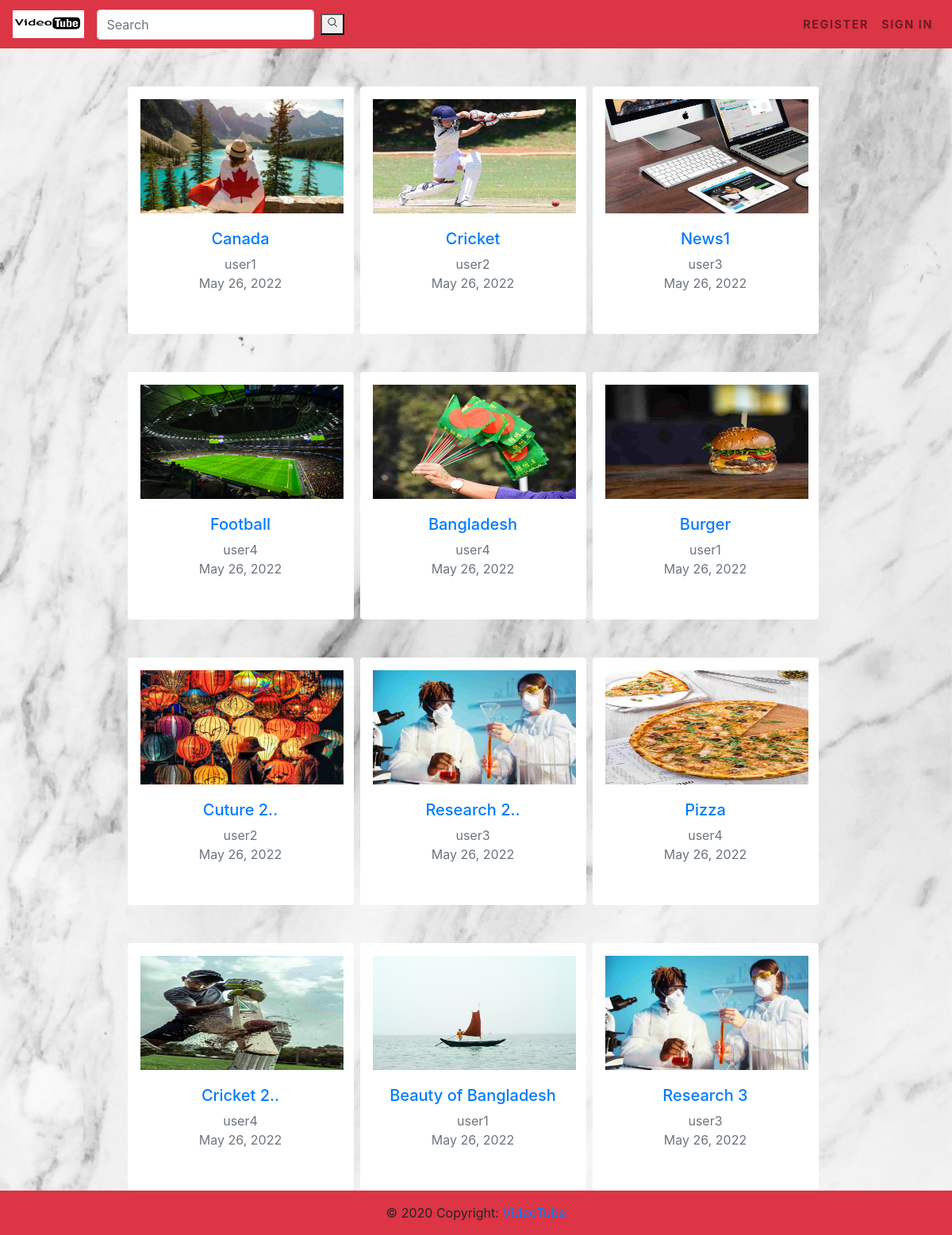
The page / on the database its author committed.
### videos/models.py (models this page shows)
class Video(models.Model):
    uploader = models.ForeignKey(User, on_delete=models.CASCADE)
    title = models.CharField(max_length=100)
    description = models.TextField()
    video_file = models.FileField(upload_to='uploads/video_files', validators = [FileExtensionValidator(allowed_extensions=['mp4'])])
    thumbnail = models.FileField(upload_to='uploads/thumbnails', validators = [FileExtensionValidator(allowed_extensions=['png', 'jpg', 'jpeg'])])
    date_posted = models.DateTimeField(default=timezone.now)
    category = models.ForeignKey('Category', on_delete=models.CASCADE)

### videos/views.py (the view)
# urls.py: path('', video_views.Index.as_view(), name = 'index'),
class Index(ListView):
    model = Video
    template_name = 'videos/index.html'
    order_by = '-date_posted'

### videos/templates/videos/index.html
{% extends 'videos/base.html' %}
{% block content %}
<div class = "cover">
<div class="container">
	<div class="row justify-content-center">
		{% for object in object_list %}
		<div class="card col-md-3 col-sm-12 mr-md-2 mt-5 p-3 border-0">
			<a href="{% url 'video-detail' object.pk %}"><img src="/media/{{ object.thumbnail }}" width="256" height="144"></a>
			<div class="card-body">
				<a class="link-text" href="{% url 'video-detail' object.pk %}"><h5 class="text-center">{{ object.title }}</h5></a>
				<p class="text-muted text-center m-0">{{ object.uploader }}</p>
				<p class="text-muted text-center">{{ object.date_posted | date:"M d, Y" }}</p>
			</div>
		</div>
		{% endfor %}
	</div>
</div>
</div>
{% endblock content %}

### videos/templates/videos/base.html (shortened to what this page needs)
<!DOCTYPE html>
{% load static %}
<html lang="en">
  <head>
    <link rel="stylesheet" href="https://stackpath.bootstrapcdn.com/bootstrap/4.5.0/css/bootstrap.min.css">
    <link href="https://unpkg.com/@videojs/themes@1/dist/sea/index.css" rel="stylesheet">
    <link href="https://vjs.zencdn.net/7.8.3/video-js.css" rel="stylesheet" />
    <link rel="stylesheet" type="text/css" href="{% static 'style.css' %}"/>
  </head>
  <body>
    {% include 'videos/navigation.html' %}
    {% block content %}
    {% endblock content %}
    {% include 'videos/footer.html' %}
  </body>
</html>

### videos/templates/videos/navigation.html (shortened to what this page needs)
<nav class="navbar navbar-expand-lg navbar-light bg-danger">
    <a class="navbar-brand" href="{% url 'index' %}"><img src="media/nav_logo2.jpg"></a>
    <div class="collapse navbar-collapse" id="navbarSupportedContent">
      <form class="form-inline my-2 my-lg-0 d-flex flex-row" method="GET" action="{% url 'video-search' %}">
        <input class="form-control mr-sm-2" type="search" name="q" placeholder="Search" aria-label="Search" value="{{ request.GET.q }}">
        <button class="search-button" type="submit"><ion-icon name="search-outline"></ion-icon></button>
      </form>
      <ul class="navbar-nav">
        {% if user.is_authenticated %}
        <li class="nav-item">
            <a class="nav-link" href="{% url 'video-create' %}">Upload Video</a>
        </li>
        <li class="nav-item">
          <a class="nav-link" href="{% url 'account_logout' %}">Sign Out</a>
        </li>
        <li class="nav-item">
          <a class="nav-link" href="{% url 'profile' user.profile.pk %}"><img src="{{ user.profile.image.url }}" width="35" height="35" class="d-inline-block rounded-circle" alt="Profile"></a>
        </li>
        {% else %}
        <li class="nav-item">
            <a class="nav-link" href="{% url 'account_signup' %}">REGISTER</a>
        </li>
        <li class="nav-item">
            <a class="nav-link" href="{% url 'account_login' %}">SIGN IN</a>
        </li>
        {% endif %}
      </ul>
    </div>
  </nav>

### videos/templates/videos/footer.html
<footer class="page-footer font-small footer-light bg-danger">
    <div class="footer-copyright text-center py-3">&copy; 2020 Copyright:
        <a href="http://localhost:8000" color="white">VideoTube</a>
    </div>
</footer>

### static/style.css (style rules this page uses)
.navbar { font-weight: 700; font-size:.9rem; letter-spacing :.1rem; }
.navbar-brand img { height:2.2rem; width:5.6rem; }
.cover { background: url('/media/bg.jpg'); background-position: center; background-size: cover; background-attachment: fixed; }

### rows shown on the page
Video: thumbnail (picture), title "Canada", uploader "user1", date_posted "May 26, 2022"
Video: thumbnail (picture), title "Cricket", uploader "user2", date_posted "May 26, 2022"
Video: thumbnail (picture), title "News1", uploader "user3", date_posted "May 26, 2022"
Video: thumbnail (picture), title "Football", uploader "user4", date_posted "May 26, 2022"
Video: thumbnail (picture), title "Bangladesh", uploader "user4", date_posted "May 26, 2022"
Video: thumbnail (picture), title "Burger", uploader "user1", date_posted "May 26, 2022"
Video: thumbnail (picture), title "Cuture 2..", uploader "user2", date_posted "May 26, 2022"
Video: thumbnail (picture), title "Research 2..", uploader "user3", date_posted "May 26, 2022"
Video: thumbnail (picture), title "Pizza", uploader "user4", date_posted "May 26, 2022"
Video: thumbnail (picture), title "Cricket 2..", uploader "user4", date_posted "May 26, 2022"
Video: thumbnail (picture), title "Beauty of Bangladesh", uploader "user1", date_posted "May 26, 2022"
Video: thumbnail (picture), title "Research 3", uploader "user3", date_posted "May 26, 2022"
